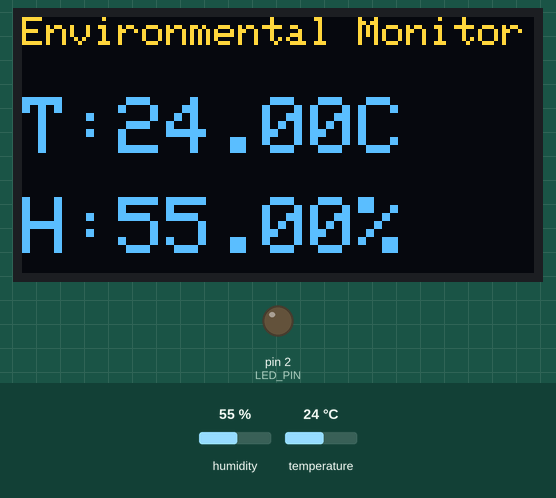
The sketch below on a simulated Arduino Uno, built with avr-gcc and run on an emulated ATmega328P. Shown: 128×64 one-colour display, output pins drawn as LEDs (lit = HIGH). The test bench sets the inputs (shaded band); at power-on: temperature 24 °C, humidity 55 %. The OLED is the two-colour kind (top 16 rows yellow); what the sketch prints to the serial monitor is not drawn.

Above: at 3.2 s.
3.3 s: temperature set to 29.7 °C
At 5.6 s:
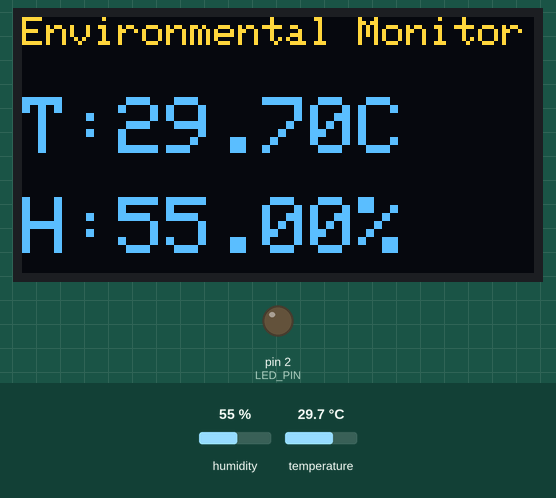
6.0 s: temperature set to 30.5 °C
At 7.3 s:
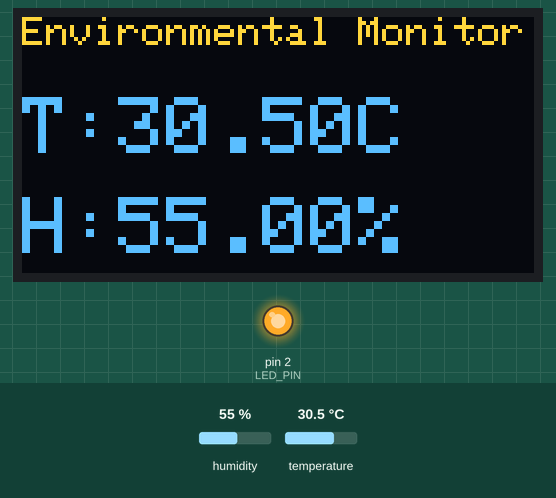
8.7 s: humidity set to 22 %
At 10.7 s:
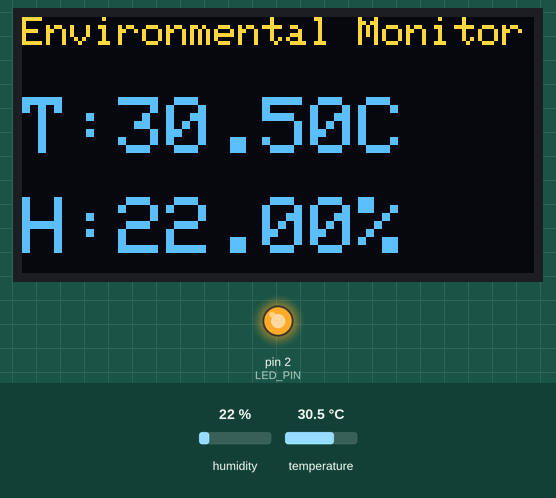
11.7 s: humidity set to 40 %
At 13.7 s:
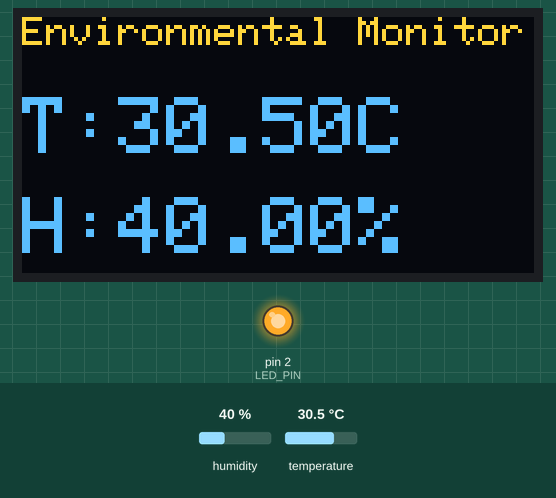
Timing chart, 0 to 15.2 s (numbered marks = the images above; inputs shaded):
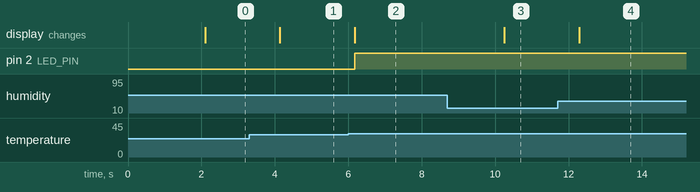

The sketch:

main.ino
```cpp
#include <DHT.h>
#include <Wire.h>
#include <Adafruit_GFX.h>
#include <Adafruit_SSD1306.h>

// DHT22 settings
#define DHTPIN 15
#define DHTTYPE DHT22

DHT dht(DHTPIN, DHTTYPE);

// OLED settings
#define SCREEN_WIDTH 128
#define SCREEN_HEIGHT 64

Adafruit_SSD1306 display(
  SCREEN_WIDTH,
  SCREEN_HEIGHT,
  &Wire,
  -1
);

// LED pin
#define LED_PIN 2

void setup() {

  // Start Serial Monitor
  Serial.begin(115200);

  // Start DHT22 sensor
  dht.begin();

  // Set LED as output
  pinMode(LED_PIN, OUTPUT);

  // Start OLED display
  if (!display.begin(SSD1306_SWITCHCAPVCC, 0x3C)) {
    Serial.println("OLED not found");
    while (true);
  }

  display.clearDisplay();
  display.setTextSize(1);
  display.setTextColor(WHITE);
  display.setCursor(0, 0);

  display.println("Environmental");
  display.println("Monitoring System");

  display.display();

  delay(2000);
}

void loop() {

  // Read humidity
  float humidity = dht.readHumidity();

  // Read temperature
  float temperature = dht.readTemperature();

  // Check if sensor reading failed
  if (isnan(humidity) || isnan(temperature)) {
    Serial.println("Failed to read DHT22!");
    return;
  }

  // Print values in Serial Monitor
  Serial.print("Temperature: ");
  Serial.print(temperature);
  Serial.println(" °C");

  Serial.print("Humidity: ");
  Serial.print(humidity);
  Serial.println(" %");

  // Display values on OLED
  display.clearDisplay();

  display.setTextSize(1);
  display.setCursor(0, 0);
  display.println("Environmental Monitor");

  display.setTextSize(2);
  display.setCursor(0, 20);
  display.print("T:");
  display.print(temperature);
  display.println("C");

  display.setCursor(0, 45);
  display.print("H:");
  display.print(humidity);
  display.println("%");

  display.display();

  // Temperature alert
  if (temperature > 30) {
    digitalWrite(LED_PIN, HIGH);
  }
  else {
    digitalWrite(LED_PIN, LOW);
  }

  // Wait before next reading
  delay(2000);
}
```

Measured:
- the behaviour switches between 30 and 30.1 °C on temperature (found by bisection; images 1 and 2)
- after the input at 3.3 s, the display: changes after 0.84 s (image 1)
- after the input at 6.0 s, pin 2 (LED_PIN): LOW → HIGH after 0.17 s; the display: changes after 0.17 s (image 2)
- after the input at 8.7 s, the display: changes after 1.6 s (image 3)
- after the input at 11.7 s, the display: changes after 0.59 s (image 4)
